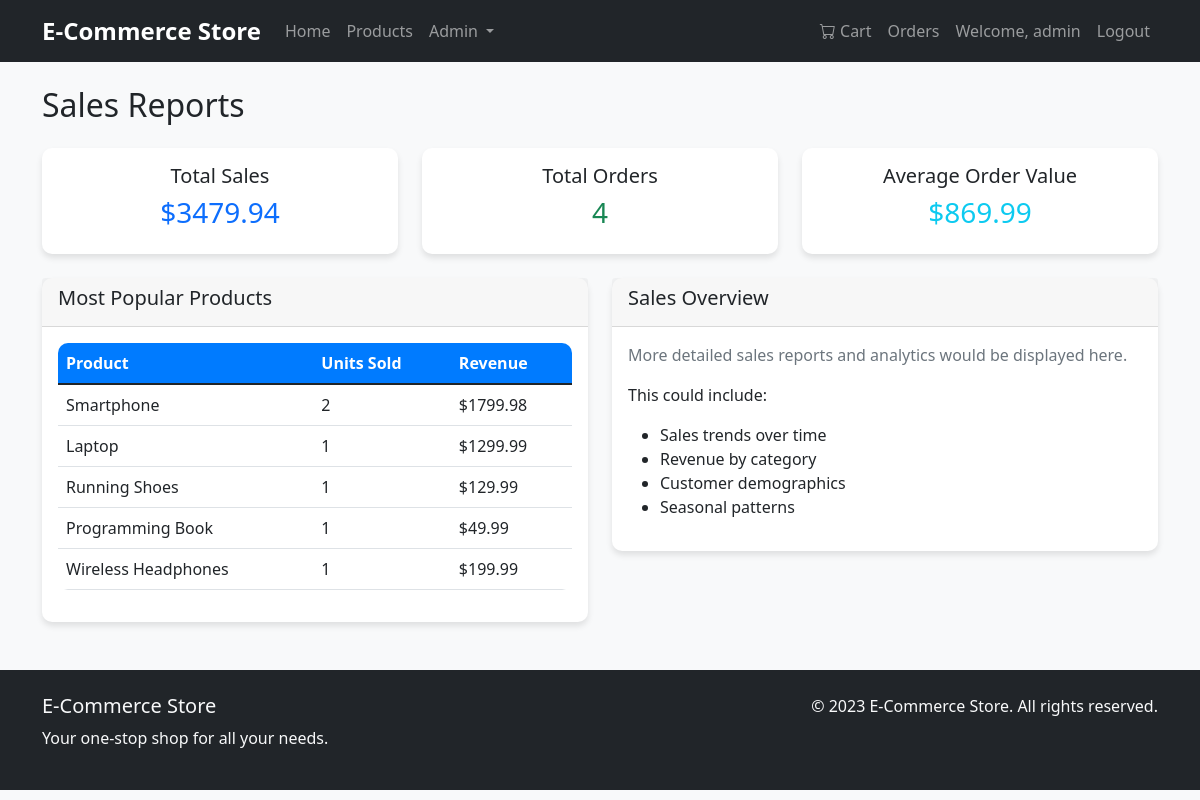
Screenshot of /admin/reports (signed in) with the database file from the repository.
### models/user.py (models this page shows, shortened)
class User(UserMixin, db.Model):
    id = db.Column(db.Integer, primary_key=True)
    username = db.Column(db.String(80), unique=True, nullable=False)
    email = db.Column(db.String(120), unique=True, nullable=False)
    password_hash = db.Column(db.String(128), nullable=False)
    is_admin = db.Column(db.Boolean, default=False)
    orders = db.relationship('Order', backref='user', lazy=True)
    cart_items = db.relationship('CartItem', backref='user', lazy=True)

### models/product.py (models this page shows, shortened)
class Product(db.Model):
    id = db.Column(db.Integer, primary_key=True)
    name = db.Column(db.String(100), nullable=False)
    description = db.Column(db.Text, nullable=True)
    price = db.Column(db.Float, nullable=False)
    stock = db.Column(db.Integer, nullable=False)
    image = db.Column(db.String(200), nullable=True)
    category = db.Column(db.String(50), nullable=False)
    order_items = db.relationship('OrderItem', backref='product', lazy=True)
    cart_items = db.relationship('CartItem', backref='product', lazy=True)

### routes/admin.py (the view)
@admin_bp.route('/reports')
def reports():
    total_sales = db.session.query(db.func.sum(Order.total_amount)).scalar() or 0
    total_orders_count = Order.query.count()
    avg_order_value = total_sales / total_orders_count if total_orders_count > 0 else 0
    popular_products = db.session.query(
        Product, db.func.sum(OrderItem.quantity).label('total_sold')
    ).join(OrderItem).group_by(Product.id).order_by(db.desc('total_sold')).limit(5).all()
    return render_template('admin/reports.html',
                         total_sales=total_sales,
                         total_orders_count=total_orders_count,
                         avg_order_value=avg_order_value,
                         popular_products=popular_products)

### extensions.py (called while the page is built)
@login_manager.user_loader
def load_user(user_id):
    from models.user import User
    return User.query.get(int(user_id))

### routes/admin.py (called while the page is built)
@admin_bp.before_request
@login_required
def require_admin():
    if not current_user.is_admin:
        flash('You do not have permission to access this page.', 'danger')
        return redirect(url_for('index'))

### templates/admin/reports.html (shortened to what this page needs)
{% extends "base.html" %}
{% block content %}
<h2 class="mb-4">Sales Reports</h2>
<div class="row mb-4">
    <div class="col-md-4">
        <div class="card">
            <div class="card-body text-center">
                <h5>Total Sales</h5>
                <h3 class="text-primary">${{ "%.2f"|format(total_sales) }}</h3>
            </div>
        </div>
    </div>
    <div class="col-md-4">
        <div class="card">
            <div class="card-body text-center">
                <h5>Total Orders</h5>
                <h3 class="text-success">{{ total_orders_count }}</h3>
            </div>
        </div>
    </div>
    <div class="col-md-4">
        <div class="card">
            <div class="card-body text-center">
                <h5>Average Order Value</h5>
                <h3 class="text-info">${{ "%.2f"|format(avg_order_value) }}</h3>
            </div>
        </div>
    </div>
</div>
<div class="row">
    <div class="col-md-6">
        <div class="card">
            <div class="card-header">
                <h5>Most Popular Products</h5>
            </div>
            <div class="card-body">
                {% if popular_products %}
                <div class="table-responsive">
                    <table class="table">
                        <thead>
                            <tr>
                                <th>Product</th>
                                <th>Units Sold</th>
                                <th>Revenue</th>
                            </tr>
                        </thead>
                        <tbody>
                            {% for product, total_sold in popular_products %}
                            <tr>
                                <td>{{ product.name }}</td>
                                <td>{{ total_sold }}</td>
                                <td>${{ "%.2f"|format(product.price * total_sold) }}</td>
                            </tr>
                            {% endfor %}
                        </tbody>
                    </table>
                </div>
                {% else %}
                <p class="text-muted">No sales data available</p>
                {% endif %}
            </div>
        </div>
    </div>
    <div class="col-md-6">
        <div class="card">
            <div class="card-header">
                <h5>Sales Overview</h5>
            </div>
            <div class="card-body">
                <p class="text-muted">More detailed sales reports and analytics would be displayed here.</p>
                <p>This could include:</p>
                <ul>
                    <li>Sales trends over time</li>
                    <li>Revenue by category</li>
                    <li>Customer demographics</li>
                    <li>Seasonal patterns</li>
                </ul>
            </div>
        </div>
    </div>
</div>
{% endblock %}

### templates/base.html (shortened to what this page needs)
<!DOCTYPE html>
<html lang="en">
<head>
    <link href="https://cdn.jsdelivr.net/npm/bootstrap@5.1.3/dist/css/bootstrap.min.css" rel="stylesheet">
    <link rel="stylesheet" href="https://cdn.jsdelivr.net/npm/bootstrap-icons@1.10.0/font/bootstrap-icons.css">
    <link rel="stylesheet" href="{{ url_for('static', filename='css/style.css') }}">
</head>
<body>
    <nav class="navbar navbar-expand-lg navbar-dark bg-dark">
        <div class="container">
            <a class="navbar-brand" href="{{ url_for('index') }}">E-Commerce Store</a>
            <div class="collapse navbar-collapse" id="navbarNav">
                <ul class="navbar-nav me-auto">
                    <li class="nav-item">
                        <a class="nav-link" href="{{ url_for('index') }}">Home</a>
                    </li>
                    <li class="nav-item">
                        <a class="nav-link" href="{{ url_for('product.product_list') }}">Products</a>
                    </li>
                    {% if current_user.is_authenticated and current_user.is_admin %}
                    <li class="nav-item dropdown">
                        <a class="nav-link dropdown-toggle" href="#" id="adminDropdown" role="button" data-bs-toggle="dropdown">
                            Admin
                        </a>
                    </li>
                    {% endif %}
                </ul>
                <ul class="navbar-nav">
                    {% if current_user.is_authenticated %}
                    <li class="nav-item">
                        <a class="nav-link" href="{{ url_for('cart.view_cart') }}">
                            <i class="bi bi-cart"></i> Cart
                        </a>
                    </li>
                    <li class="nav-item">
                        <a class="nav-link" href="{{ url_for('order.order_history') }}">Orders</a>
                    </li>
                    <li class="nav-item">
                        <a class="nav-link" href="#">Welcome, {{ current_user.username }}</a>
                    </li>
                    <li class="nav-item">
                        <a class="nav-link" href="{{ url_for('auth.logout') }}">Logout</a>
                    </li>
                    {% endif %}
                </ul>
            </div>
        </div>
    </nav>
    <main class="container mt-4">
        {% block content %}{% endblock %}
    </main>
    <footer class="bg-dark text-light mt-5 py-4">
        <div class="container">
            <div class="row">
                <div class="col-md-6">
                    <h5>E-Commerce Store</h5>
                    <p>Your one-stop shop for all your needs.</p>
                </div>
                <div class="col-md-6 text-end">
                    <p>&copy; 2023 E-Commerce Store. All rights reserved.</p>
                </div>
            </div>
        </div>
    </footer>
</body>
</html>

### static/css/style.css (style rules this page uses)
:root { --primary-color: #007bff; --secondary-color: #6c757d; --success-color: #28a745; --danger-color: #dc3545; --warning-color: #ffc107; --info-color: #17a2b8; --light-color: #f8f9fa; --dark-color: #343a40; }
body { font-family: 'Segoe UI', Tahoma, Geneva, Verdana, sans-serif; background-color: #f8f9fa; }
.card { box-shadow: 0 4px 6px rgba(0, 0, 0, 0.1); transition: transform 0.3s ease, box-shadow 0.3s ease; border: none; border-radius: 10px; }
.navbar-brand { font-weight: bold; font-size: 1.5rem; }
.navbar-nav .nav-link { font-weight: 500; transition: color 0.3s ease; }
.table { border-radius: 10px; overflow: hidden; }
.table th { background-color: var(--primary-color); color: white; font-weight: 600; }
footer { margin-top: auto; }

### rows the page displays
User: username "admin"
Product: name "Smartphone", id "2", product.price*total_sold "1799.98"
Product: name "Laptop", total_sold "1", product.price*total_sold "1299.99"
Product: name "Running Shoes", total_sold "1", product.price*total_sold "129.99"
Product: name "Programming Book", total_sold "1", product.price*total_sold "49.99"
Product: name "Wireless Headphones", id "1", product.price*total_sold "199.99"

### other values shown
{{ "%.2f"|format(total_sales) }} "3479.94"
{{ total_orders_count }} "4"
{{ "%.2f"|format(avg_order_value) }} "869.99"
